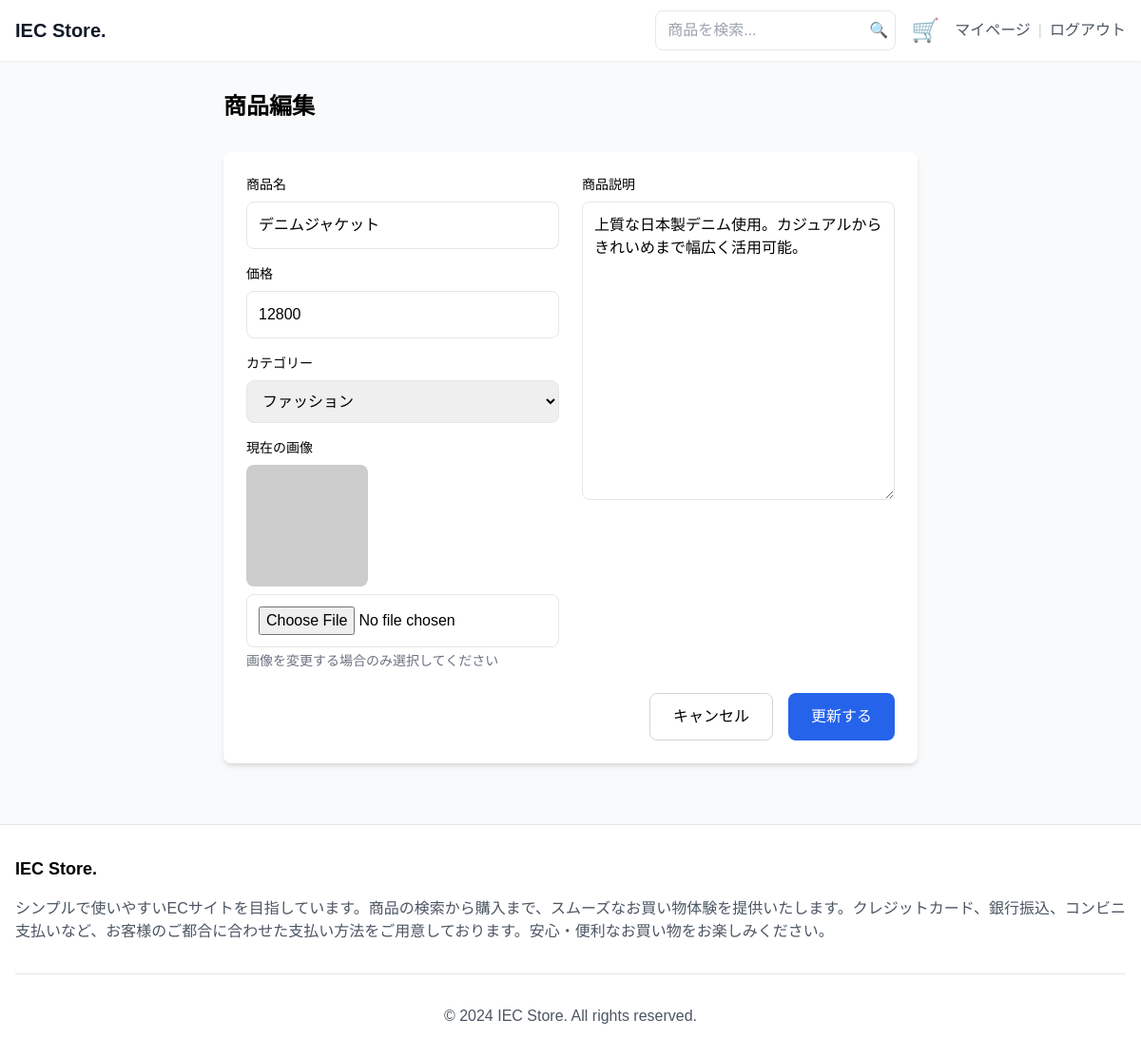
Page /edit_product.php?id=1 (signed in) on the committed database.
### tables this page shows
CREATE TABLE `products` (
  `id` int(11) NOT NULL,
  `user_id` int(11) NOT NULL,
  `name` varchar(100) NOT NULL,
  `description` text DEFAULT NULL,
  `price` int(11) NOT NULL,
  `image_path` varchar(255) DEFAULT NULL,
  `status` enum('active','sold','hidden') DEFAULT 'active',
  `created_at` timestamp NOT NULL DEFAULT current_timestamp(),
  `updated_at` timestamp NOT NULL DEFAULT current_timestamp() ON UPDATE current_timestamp(),
  `category_id` int(11) DEFAULT NULL
);

CREATE TABLE `categories` (
  `id` int(11) NOT NULL,
  `name` varchar(50) NOT NULL
);

### includes/functions.php (called while the page is built, shortened)
<?php
function h($str)
{
    return htmlspecialchars($str, ENT_QUOTES, 'UTF-8');
}

### edit_product.php (the view, shortened to what this page needs)
<?php
require_once 'includes/functions.php';
$product_id = isset($_GET['id']) ? (int)$_GET['id'] : 0;
try {
    $pdo = get_db_connection();
    $stmt = $pdo->prepare("
        SELECT * FROM products
        WHERE id = :product_id AND user_id = :user_id
    ");
    $stmt->execute([
        ':product_id' => $product_id,
        ':user_id' => $_SESSION['user_id']
    ]);
    $product = $stmt->fetch(PDO::FETCH_ASSOC);
    $categories = $pdo->query("SELECT * FROM categories ORDER BY name")->fetchAll();
} catch (PDOException $e) {
    $_SESSION['error'] = 'データベースエラー: ' . $e->getMessage();
    header('Location: profile.php');
    exit();
}
include 'includes/head.php';
?>
<body class="bg-gray-50 flex flex-col min-h-screen">
    <?php include 'includes/header.php'; ?>
    <main class="max-w-7xl mx-auto px-4 py-6 sm:py-8">
        <h2 class="text-2xl font-bold mb-6 sm:mb-8">商品編集</h2>
        <form method="POST" enctype="multipart/form-data" class="bg-white rounded-lg shadow-md p-4 sm:p-6">
            <div class="grid grid-cols-1 md:grid-cols-2 gap-6">
                <div class="space-y-4">
                    <div>
                        <label class="block mb-2 text-sm font-medium">商品名</label>
                        <input type="text" name="name" required
                            value="<?php echo h($product['name']); ?>"
                            class="w-full p-3 border rounded-lg focus:ring-2 focus:ring-blue-500">
                    </div>
                    <div>
                        <label class="block mb-2 text-sm font-medium">価格</label>
                        <input type="number" name="price" required min="1"
                            value="<?php echo h($product['price']); ?>"
                            class="w-full p-3 border rounded-lg focus:ring-2 focus:ring-blue-500">
                    </div>
                    <div>
                        <label class="block mb-2 text-sm font-medium">カテゴリー</label>
                        <select name="category_id" required
                            class="w-full p-3 border rounded-lg focus:ring-2 focus:ring-blue-500">
                            <?php foreach ($categories as $category): ?>
                                <option value="<?php echo $category['id']; ?>"
                                    <?php echo $product['category_id'] == $category['id'] ? 'selected' : ''; ?>>
                                    <?php echo h($category['name']); ?>
                                </option>
                            <?php endforeach; ?>
                        </select>
                    </div>
                    <div>
                        <label class="block mb-2 text-sm font-medium">現在の画像</label>
                        <img src="<?php echo h($product['image_path']); ?>"
                            alt="現在の商品画像"
                            class="w-32 h-32 object-cover rounded-lg mb-2">
                        <input type="file" name="image" accept="image/*"
                            class="w-full p-3 border rounded-lg focus:ring-2 focus:ring-blue-500">
                        <p class="text-sm text-gray-500 mt-1">画像を変更する場合のみ選択してください</p>
                    </div>
                </div>
                <div>
                    <label class="block mb-2 text-sm font-medium">商品説明</label>
                    <textarea name="description" required rows="12"
                        class="w-full p-3 border rounded-lg focus:ring-2 focus:ring-blue-500"><?php echo h($product['description']); ?></textarea>
                </div>
            </div>
            <div class="flex flex-col sm:flex-row justify-end gap-4 mt-6">
                <a href="profile.php"
                    class="text-center py-3 px-6 border border-gray-300 rounded-lg hover:bg-gray-50">
                    キャンセル
                </a>
                <button type="submit"
                    class="bg-blue-600 text-white py-3 px-6 rounded-lg hover:bg-blue-700">
                    更新する
                </button>
            </div>
        </form>
    </main>
    <?php include 'includes/footer.php'; ?>
</body>
</html>

### style.css (style rules this page uses)
body { font-family: "Noto Sans JP", sans-serif; margin: 0; padding: 0; box-sizing: border-box; }

### rows in the picture
products: name "デニムジャケット", price "12800", category_id "ファッション", description "上質な日本製デニム使用。カジュアルからきれいめまで幅広く活用可能。"
